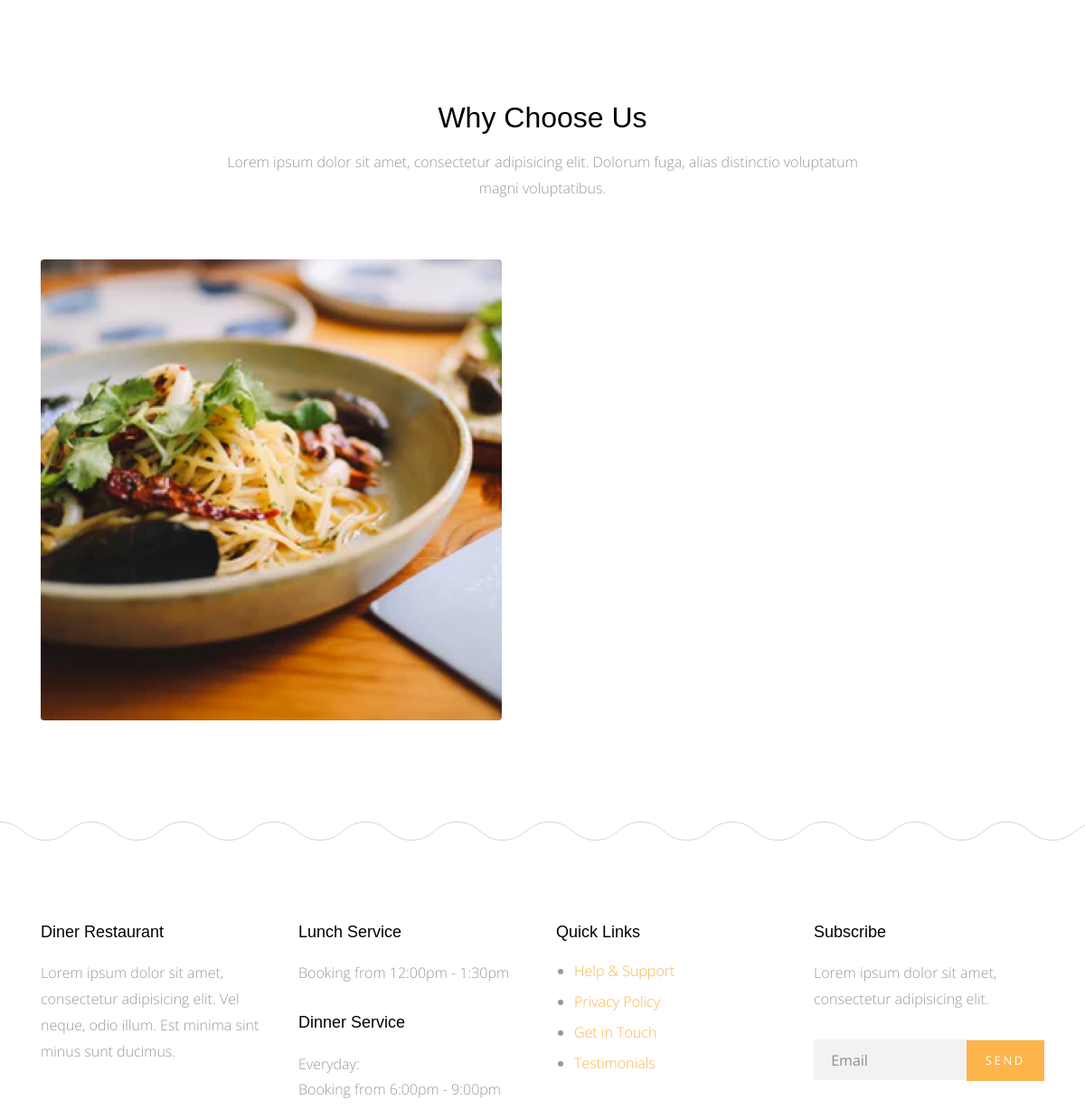
The app's page / (middle part), older data.
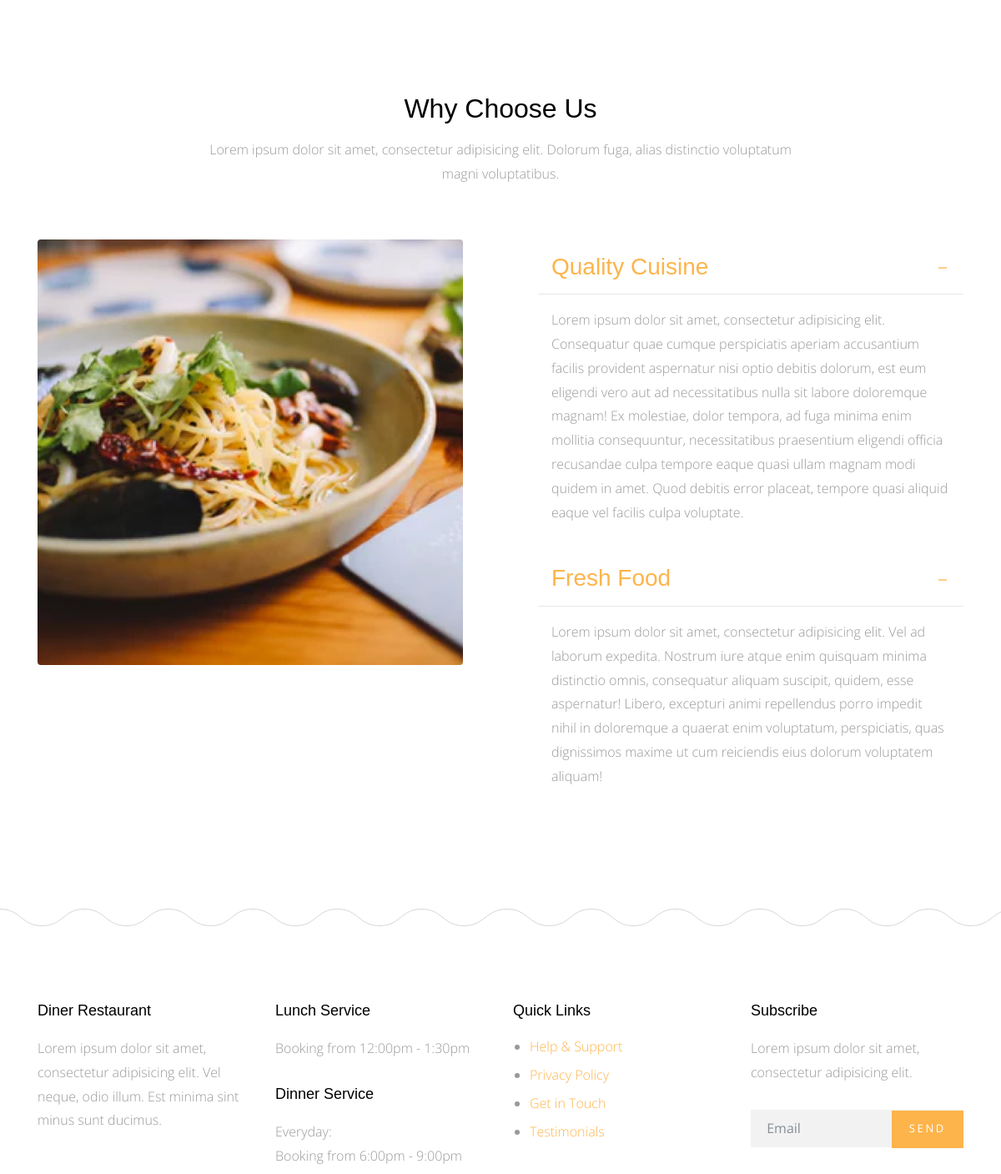
The same page, newer data.
### aboutus/models.py (models this page shows, shortened)
class Why_Choose_Us(models.Model):
    title = models.CharField(max_length=50)
    content = models.TextField()
    class Meta:
      verbose_name = 'why_choose_us'
      verbose_name_plural = 'why_choose_us'

### home/views.py (the view)
# urls.py: path('',views.home,name='home'),
def home(request):
    meals = Meals.objects.all()
    categories = Category.objects.all()
    posts = Post.objects.all()
    latest_post = Post.objects.last()
    why_choose_us = Why_Choose_Us.objects.all()
    context = {
        'meals': meals,
        'categories': categories,
        'posts': posts,
        'latest_post': latest_post,
        'why_choose_us': why_choose_us
    }
    return render(request, 'home/home.html', context)

### meals/models.py (called while the page is built)
    def __str__(self):
        return self.name

### home/templates/home/home.html (shortened to what this page needs)
{% extends 'base.html' %} {% load static %}{% block title %} Home {% endblock %}
{% block content %}
<div class="main-wrap">
  <div class="section">
    <div class="container">
      <div class="row justify-content-center mb-5" data-aos="fade-up">
        <div class="col-md-8 text-center">
          <h2 class="mb-3">Why Choose Us</h2>
          <p class="lead">
            Lorem ipsum dolor sit amet, consectetur adipisicing elit. Dolorum
            fuga, alias distinctio voluptatum magni voluptatibus.
          </p>
        </div>
      </div>
      <div class="row large-gutters">
        <div class="col-md-6" data-aos="fade-up" data-aos-delay="200">
          <img
            src="{% static 'img/img_2.jpg' %}"
            alt="Image placeholder"
            class="img-fluid rounded"
          />
        </div>
        <div class="col-md-6" data-aos="fade-up" data-aos-delay="300">
          <div class="accordion" id="accordion">
            {% for info in why_choose_us %}
            <div class="accordion-item">
              <h3 class="mb-0">
                <a
                  class="btn-block p-3"
                  data-toggle="collapse"
                  href="#collapse{{info.id}}"
                  role="button"
                  aria-expanded="true"
                  aria-controls="collapse{{info.id}}"
                  >{{info.title}} </a>
              </h3>
              <div
                id="collapse{{info.id}}"
                class="collapse show"
                aria-labelledby="heading{{info.id}}"
                data-parent="#accordion"
              >
                <div class="p-3">
                  <p>
                    {{info.content}}
                  </p>
                </div>
              </div>
            </div>
            {% endfor %}
          </div>
        </div>
      </div>
    </div>
  </div>
</div>
{% endblock %}

Row changes from the older to the newer data that the page shows:
added Why_Choose_Us: title "Quality Cuisine", content "Lorem ipsum dolor sit amet, consectetur adipisicing elit. Consequatur quae cumque perspiciatis aperiam accusantium facilis provident aspernatur nisi optio debitis dolorum, est eum eligendi vero aut ad necessitatibus nulla sit labore doloremque magnam! Ex molestiae, dolor tempora, ad fuga minima enim mollitia consequuntur, necessitatibus praesentium eligendi officia recusandae culpa tempore eaque quasi ullam magnam modi quidem in amet. Quod debitis error placeat, tempore quasi aliquid eaque vel facilis culpa voluptate."
added Why_Choose_Us: title "Fresh Food", content "Lorem ipsum dolor sit amet, consectetur adipisicing elit. Vel ad laborum expedita. Nostrum iure atque enim quisquam minima distinctio omnis, consequatur aliquam suscipit, quidem, esse aspernatur! Libero, excepturi animi repellendus porro impedit nihil in doloremque a quaerat enim voluptatum, perspiciatis, quas dignissimos maxime ut cum reiciendis eius dolorum voluptatem aliquam!"
